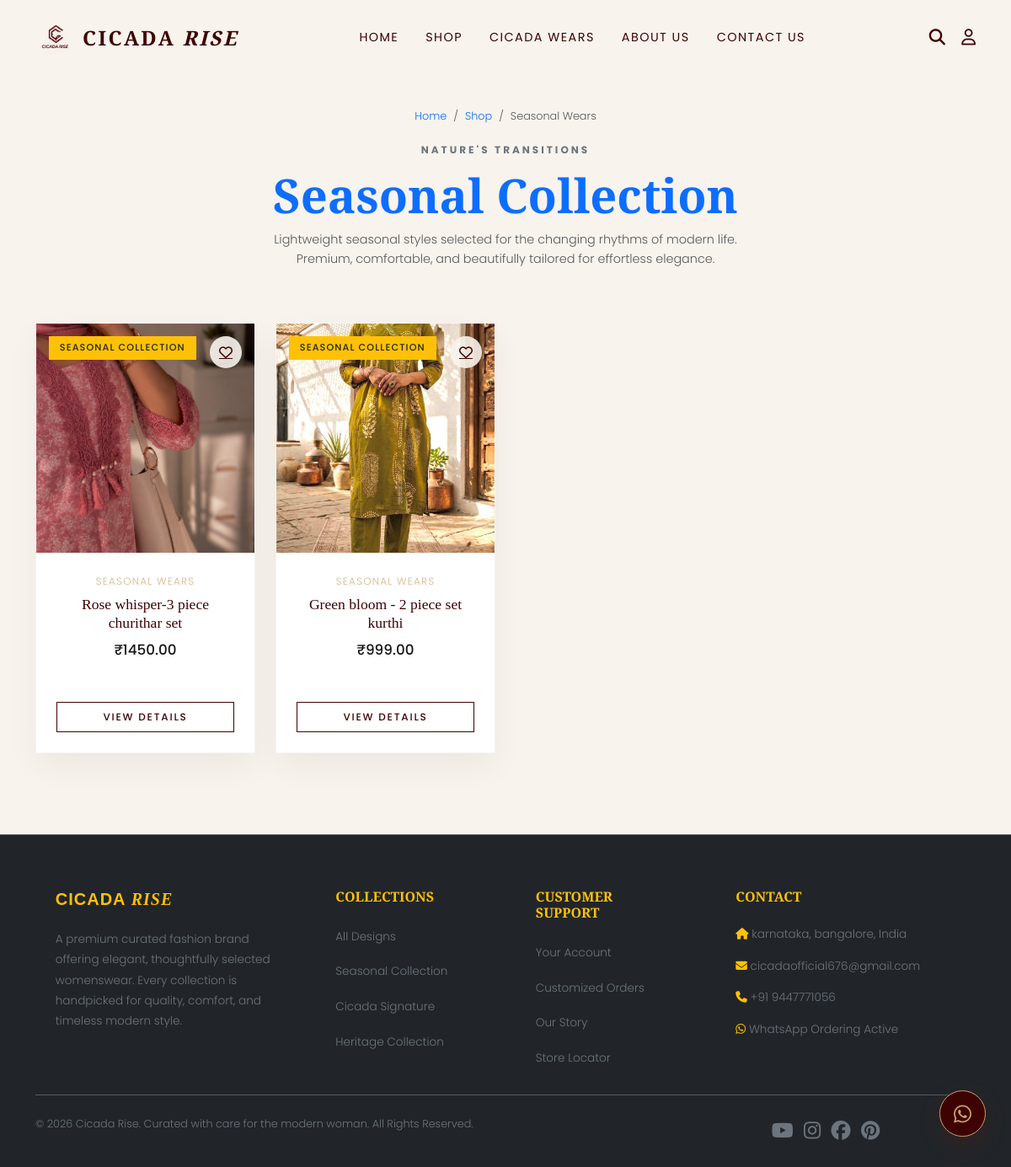
The app's page /seasonal-wears/, older data.
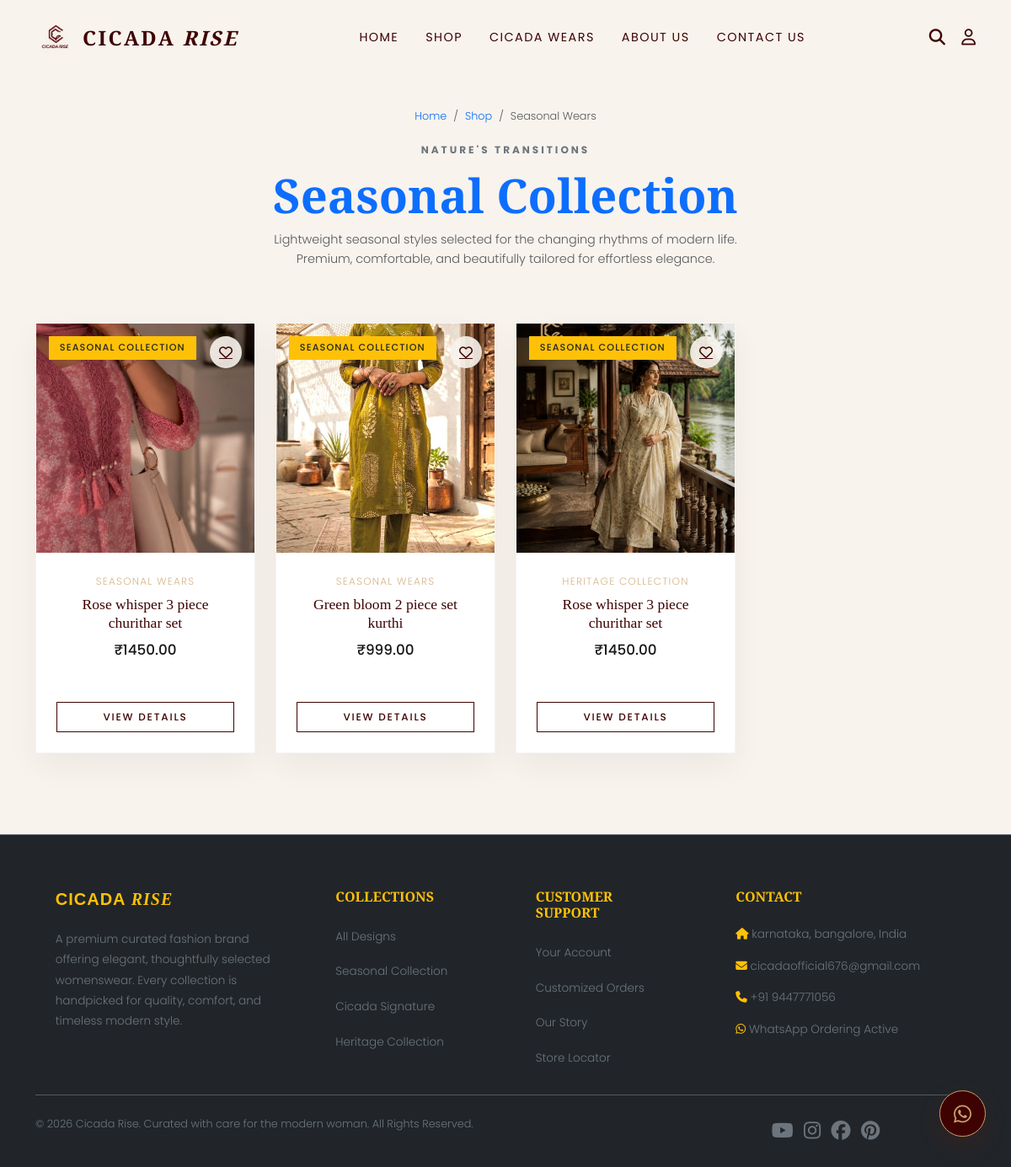
The same page, newer data.
### store/models.py (models this page shows, shortened)
class Product(models.Model):
    COLLECTION_CHOICES = [
        ("Heritage Collection", "Heritage Collection"),
        ("Cicada Signature", "Cicada Signature"),
        ("Curated Essentials", "Curated Essentials")
    ]
    category = models.ForeignKey(Category, on_delete=models.CASCADE, related_name='products')
    name = models.CharField(max_length=200)
    slug = models.SlugField(max_length=250, unique=True, blank=True)
    sku = models.CharField(max_length=50, unique=True, verbose_name="Product Code")
    description = models.TextField()
    base_price = models.DecimalField(max_digits=10, decimal_places=2)
    sale_price = models.DecimalField(max_digits=10, decimal_places=2, null=True, blank=True, help_text="Promotional discounted price")
    fabric_details = models.TextField(blank=True)
    care_instructions = models.TextField(blank=True)
    collection = models.CharField(max_length=100, default="Cicada Signature", choices=COLLECTION_CHOICES)
    is_featured = models.BooleanField(default=False)
    is_seasonal = models.BooleanField(default=False)
    is_cicada_wear = models.BooleanField(default=False)
    created_at = models.DateTimeField(auto_now_add=True)
    updated_at = models.DateTimeField(auto_now=True)
    @property
    def price(self):
        if self.sale_price is not None:
            return self.sale_price
        return self.base_price
    @property
    def primary_image_url(self):
        primary_img = self.images.filter(is_primary=True).first() or self.images.first()
        if primary_img and primary_img.image:
            try:
                return primary_img.image.url
            except Exception:
                return "/static/store/images/veranda.jpg"
        return "/static/store/images/veranda.jpg"

class ProductImage(models.Model):
    product = models.ForeignKey(Product, on_delete=models.CASCADE, related_name='images')
    image = models.ImageField(upload_to='products/')
    is_primary = models.BooleanField(default=False)

class Category(models.Model):
    name = models.CharField(max_length=100)
    slug = models.SlugField(max_length=120, unique=True, blank=True)
    description = models.TextField(blank=True)
    image = models.ImageField(upload_to='categories/', blank=True, null=True)
    is_active = models.BooleanField(default=True)
    class Meta:
        verbose_name_plural = "Categories"

### store/views.py (the view)
# urls.py: path('seasonal-wears/', views.seasonal_wears, name='seasonal_wears'),
def seasonal_wears(request):
    products = Product.objects.filter(is_seasonal=True).prefetch_related('images')
    return render(request, 'store/seasonal_wears.html', {'products': products})

### store/context_processors.py (called while the page is built)
def cart_and_wishlist(request):
    if request.user.is_authenticated:
        cart, created = Cart.objects.get_or_create(user=request.user)
        cart_count = cart.items_count
        wishlist_count = Wishlist.objects.filter(user=request.user).count()
    else:
        cart_count = 0
        wishlist_count = 0
    return {
        'cart_count': cart_count,
        'wishlist_count': wishlist_count
    }

### store/templates/store/seasonal_wears.html (shortened to what this page needs)
{% extends 'store/base.html' %}
{% load static %}
{% block content %}
<div class="container py-5">
    <div class="row mb-5">
        <div class="col-12 text-center">
            <nav aria-label="breadcrumb" class="d-flex justify-content-center">
                <ol class="breadcrumb" style="font-size:0.8rem;">
                    <li class="breadcrumb-item"><a href="{% url 'home' %}" class="text-primary text-decoration-none">Home</a></li>
                    <li class="breadcrumb-item"><a href="{% url 'shop' %}" class="text-primary text-decoration-none">Shop</a></li>
                    <li class="breadcrumb-item active" aria-current="page">Seasonal Wears</li>
                </ol>
            </nav>
            <span class="text-uppercase text-secondary tracking-widest font-body fw-bold" style="font-size: 0.75rem; letter-spacing: 0.25em;">Nature's Transitions</span>
            <h1 class="font-display display-4 text-primary mt-2">Seasonal Collection</h1>
            <p class="text-muted mx-auto" style="font-size:0.9rem; max-width: 600px;">
                Lightweight seasonal styles selected for the changing rhythms of modern life. Premium, comfortable, and beautifully tailored for effortless elegance.
            </p>
        </div>
    </div>
    <div class="row row-cols-2 row-cols-lg-4 g-3 g-md-4">
        {% for prod in products %}
            <div class="col">
                <div class="product-card" id="product-card-seasonal-{{ prod.id }}">
                    <div class="product-image-wrapper">
                        <img src="{{ prod.primary_image_url }}" alt="{{ prod.name }}" class="product-img">
                        <span class="product-badge bg-warning text-dark">Seasonal Collection</span>
                        {% if user.is_authenticated %}
                            <button class="product-wishlist-btn"
                                    hx-post="{% url 'toggle_wishlist' prod.id %}"
                                    hx-swap="innerHTML"
                                    title="Save to Wishlist"
                                    id="wishlist-btn-seasonal-{{ prod.id }}">
                                <i class="far fa-heart"></i>
                            </button>
                        {% else %}
                            <a href="{% url 'login' %}?next={{ request.path }}" class="product-wishlist-btn" title="Save to Wishlist" id="wishlist-login-btn-seasonal-{{ prod.id }}"><i class="far fa-heart"></i></a>
                        {% endif %}
                    </div>
                    <div class="product-card-body">
                        <span class="product-card-category">{{ prod.category.name }}</span>
                        <h3 class="product-card-title"><a href="{% url 'product_detail' prod.slug %}">{{ prod.name }}</a></h3>
                        <div class="product-card-price mb-2">₹{{ prod.base_price|floatformat:2 }}</div>
                        <div class="mt-auto">
                            <a href="{% url 'product_detail' prod.slug %}" class="btn btn-premium-outline btn-sm w-100 py-2" style="font-size:0.75rem;" id="product-details-link-seasonal-{{ prod.id }}">View Details</a>
                        </div>
                    </div>
                </div>
            </div>
        {% endfor %}
    </div>
</div>
{% endblock %}

Row changes from the older to the newer data that the page shows:
changed Product (number 1 of 3 on the later page): name "Rose whisper-3 piece churithar set" → "Rose whisper 3 piece churithar set"
changed Product: name "Green bloom - 2 piece set kurthi" → "Green bloom 2 piece set kurthi"
added Product: shows a picture, category.name "HERITAGE COLLECTION", name "Rose whisper 3 piece churithar set", base_price "1450.00"
